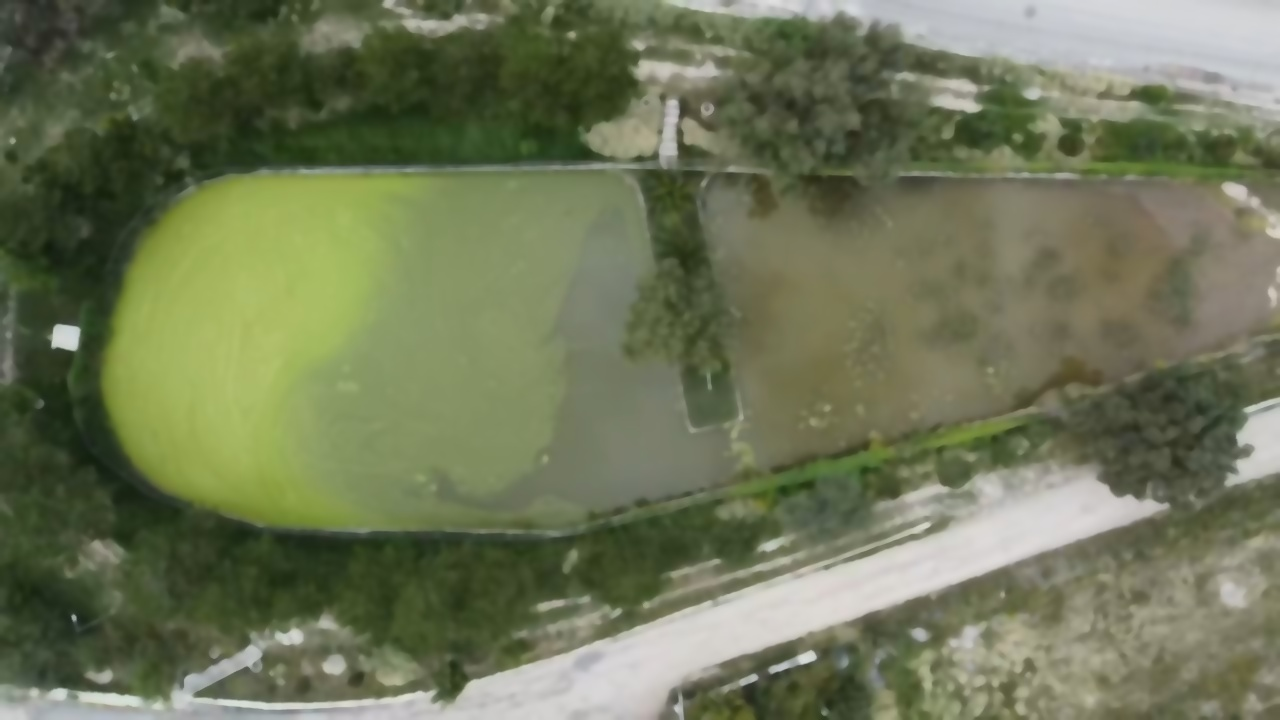
#> input picture Imagenes/ImagenFiltrada.jpg, 1280 x 720 px, found by its file name
$ python 'Deteccion 2.py'
#> lines starting #> are read from the running program, lines starting #| are printed output that depends on the picture; after the words box and inside, x2 and y2 are one past the last pixel; in counts of white or black regions, pixels touching at a corner belong together
import cv2
import numpy as np

img = cv2.imread("C:/Users/jesus/Documents/TT2/Imagenes/ImagenFiltrada.jpg")
#> img is the input picture: shape (720, 1280, 3); mean B, G, R 87.2, 117.9, 110.6

umbral_bajo = np.array([0,120,0])
umbral_alto = np.array([120,255,120])
mask_verde = cv2.inRange(img, umbral_bajo, umbral_alto)
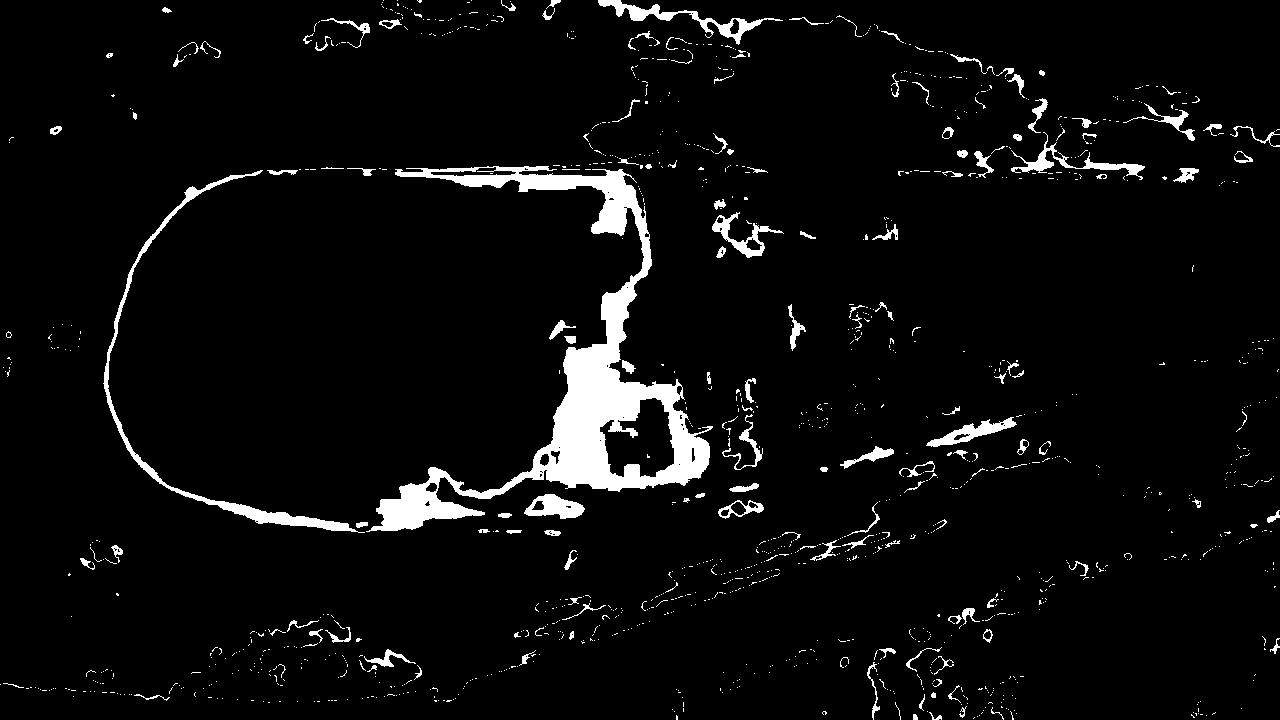
#> mask_verde: shape (720, 1280); 4.8% white; 1280 white regions (1129 under 20 px), largest, box (x1, y1, x2, y2) and area: (366, 166, 713, 532) 22880, (103, 170, 365, 533) 3346, (598, 0, 783, 45) 1426

# Crear ventanas con un tamaño personalizado
cv2.namedWindow('Original', cv2.WINDOW_NORMAL)
cv2.resizeWindow('Original', 600, 400)  # Cambia las dimensiones a tu gusto

cv2.namedWindow('Resultado', cv2.WINDOW_NORMAL)
cv2.resizeWindow('Resultado', 600, 400)

cv2.imshow('Original',img)
cv2.imshow('Resultado',mask_verde)
cv2.imwrite('C:/Users/jesus/Documents/TT2/Imagenes/Seleccion.jpg', mask_verde)


cv2.waitKey(0)
cv2.destroyAllWindows()

$ run again, with Imagenes/ej2.jpg copied over Imagenes/ImagenFiltrada.jpg
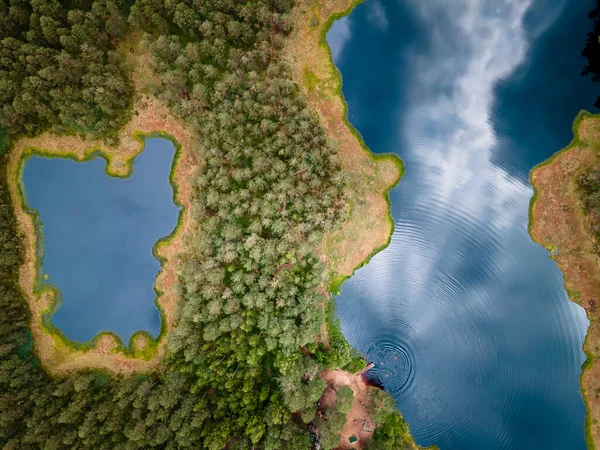
#> input picture Imagenes/ej2.jpg, 600 x 450 px, found by its file name
#> img is the input picture: shape (450, 600, 3); mean B, G, R 90.3, 106, 93.8
#> `mask_verde = cv2.inRange(img, umbral_bajo, umbral_alto)`:
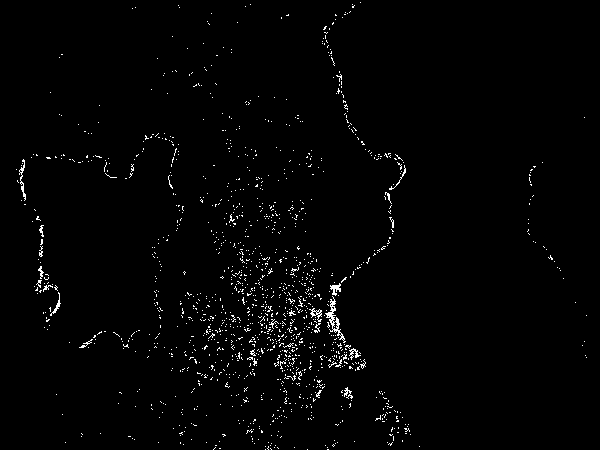
#> mask_verde: shape (450, 600); 1.5% white in thin lines or dots
